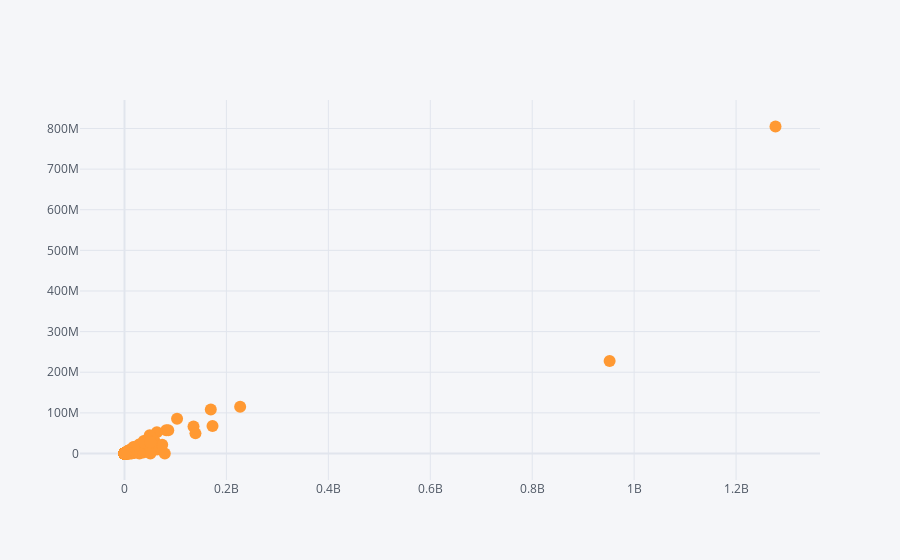

Source (notebook cell):
### Code cell
#Comparing how many people are vaccinated against how many people have the booster as well
df_booster = df_vaccine.groupby('COUNTRY')[['PERSONS_FULLY_VACCINATED', 'PERSONS_BOOSTER_ADD_DOSE']].sum().reset_index()
df_booster['PERSONS_BOOSTER_ADD_DOSE'] = df_booster['PERSONS_BOOSTER_ADD_DOSE'].astype(int)
df_booster.iplot(kind='scatter', x='PERSONS_FULLY_VACCINATED', y= 'PERSONS_BOOSTER_ADD_DOSE', mode= 'markers')

### Figure 1 — Plotly figure (JSON) as saved in the notebook; plotly's stock layout.template omitted (floating-point values rounded to 4 significant figures; data arrays with more than 128 entries replaced by an {"elided": "..."} marker saying what was removed)
{"data": [{"line": {"color": "rgba(255, 153, 51, 1.0)", "dash": "solid", "shape": "linear", "width": 1.3}, "marker": {"size": 12, "symbol": "circle"}, "mode": "markers", "name": "PERSONS_BOOSTER_ADD_DOSE", "text": "", "type": "scatter", "x": {"elided": "229 int values"}, "y": {"elided": "229 int values"}}], "layout": {"legend": {"bgcolor": "#F5F6F9", "font": {"color": "#4D5663"}}, "paper_bgcolor": "#F5F6F9", "plot_bgcolor": "#F5F6F9", "title": {"font": {"color": "#4D5663"}}, "xaxis": {"gridcolor": "#E1E5ED", "showgrid": true, "tickfont": {"color": "#4D5663"}, "title": {"font": {"color": "#4D5663"}, "text": ""}, "zerolinecolor": "#E1E5ED"}, "yaxis": {"gridcolor": "#E1E5ED", "showgrid": true, "tickfont": {"color": "#4D5663"}, "title": {"font": {"color": "#4D5663"}, "text": ""}, "zerolinecolor": "#E1E5ED"}}}
